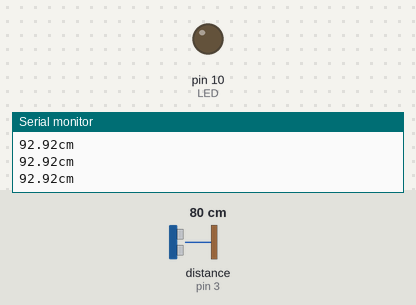
A sketch run on a simulated Arduino Uno, built with avr-gcc and run on an emulated ATmega328P. On the bench: output pins drawn as LEDs (lit = HIGH), the last lines printed to the serial monitor. Wiring (inferred from the names in the program): ultrasonic range finder: trigger pin 2; echo pin 3. Dashed ring = blinking. The inputs (shaded band) are chosen by the test bench; at power-on: distance to the obstacle (sensor on pin 3) 80 cm. The echo pulse lasts 58.3 µs per cm; pins used as bus, display or sensor lines are not drawn.

Above: at 1.2 s.
1.3 s: distance to the obstacle (sensor on pin 3) set to 10 cm
2.8 s: distance to the obstacle (sensor on pin 3) set to 7 cm
At 3.2 s:
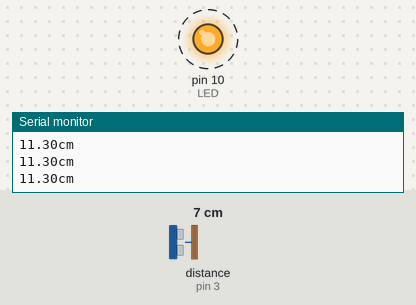
7.3 s: distance to the obstacle (sensor on pin 3) set to 2 cm
At 8.4 s:
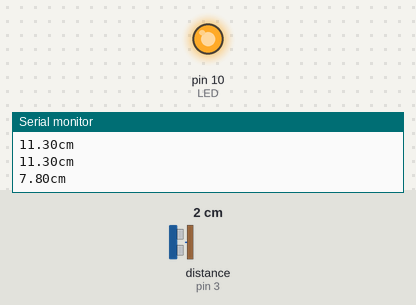
Timing chart, 0 to 11.3 s (numbered marks = the images above; inputs shaded):
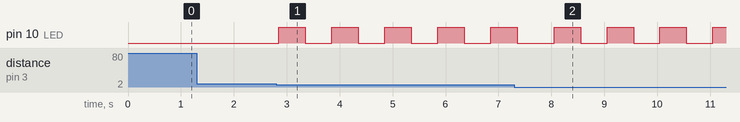

Measured:
- the behaviour switches between 9 and 8 cm on distance to the obstacle (sensor on pin 3) (found by bisection; images 0 and 1)
- after the input at 2.8 s, pin 10 (LED): alternates HIGH for 0.50 s and LOW for 0.50 s, starting after 0.05 s

The sketch:

sketch_jan30a.ino
```cpp
#define ECHOPIN 3
#define TRIGPIN 2
#define LED 10

void setup() {
  // put your setup code here, to run once:
  Serial.begin(9600);
  pinMode(ECHOPIN, INPUT);
  pinMode(TRIGPIN, OUTPUT);
  pinMode(LED, OUTPUT);
}

void loop() {
  // put your main code here, to run repeatedly:
  digitalWrite(TRIGPIN, LOW);
  delayMicroseconds(2);
  digitalWrite(TRIGPIN,HIGH);
  delayMicroseconds(10);
  digitalWrite(TRIGPIN,LOW);
 float distance = pulseIn(ECHOPIN, HIGH); // return 0 if no high pulse in 1sec
 distance = distance/50;
 if (distance < 10)
 {
  for (int i = 0; i < 5; i++)
  {
    digitalWrite(LED, HIGH);
    delay (500);
    digitalWrite(LED, LOW);
    delay (500);
  }
 }
 Serial.print(distance);
 Serial.println("cm");
 delay(200);

}
```
